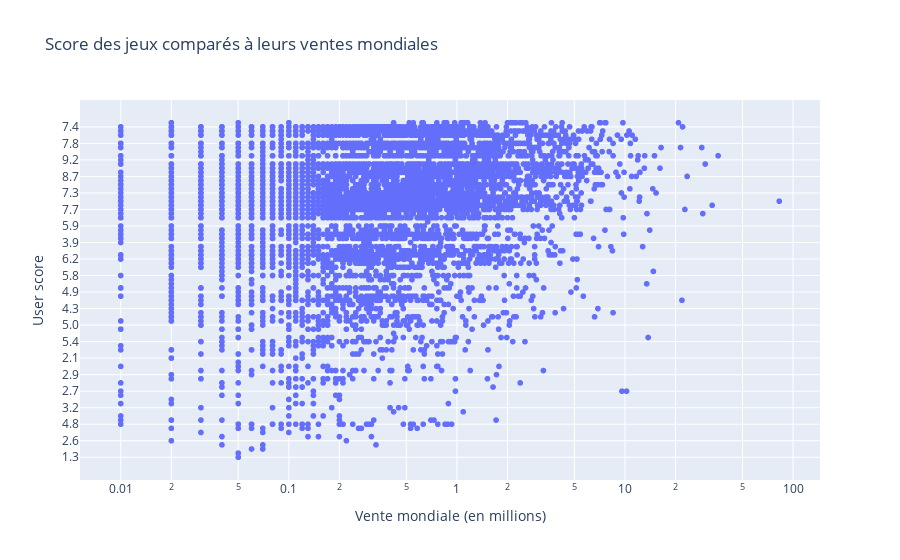

Write notebook code for a chart like this one.
### Code cell
fig = px.scatter(data_merged, x='Global_Sales', y='user score', hover_name="genre",
                 color_discrete_map=genre_colors, title="Score des jeux comparés à leurs ventes mondiales", labels={
                     "Global_Sales": "Vente mondiale (en millions)",
                     "user score": "User score",
                 }, log_x=True)
fig['layout']['yaxis']['autorange'] = "reversed"
fig

### Figure 1 — Plotly figure (JSON) as saved in the notebook; plotly's stock layout.template omitted (floating-point values rounded to 4 significant figures; data arrays with more than 128 entries replaced by an {"elided": "..."} marker saying what was removed)
{"data": [{"hovertemplate": "<b>%{hovertext}</b><br><br>Vente mondiale (en millions)=%{x}<br>User score=%{y}<extra></extra>", "hovertext": {"elided": "6332 str values"}, "legendgroup": "", "marker": {"color": "#636efa", "symbol": "circle"}, "mode": "markers", "name": "", "showlegend": false, "type": "scattergl", "x": {"elided": "6332 float values"}, "xaxis": "x", "y": {"elided": "6332 str values"}, "yaxis": "y"}], "layout": {"legend": {"tracegroupgap": 0}, "title": {"text": "Score des jeux comparés à leurs ventes mondiales"}, "xaxis": {"anchor": "y", "domain": [0, 1], "title": {"text": "Vente mondiale (en millions)"}, "type": "log"}, "yaxis": {"anchor": "x", "autorange": "reversed", "domain": [0, 1], "title": {"text": "User score"}}}}
